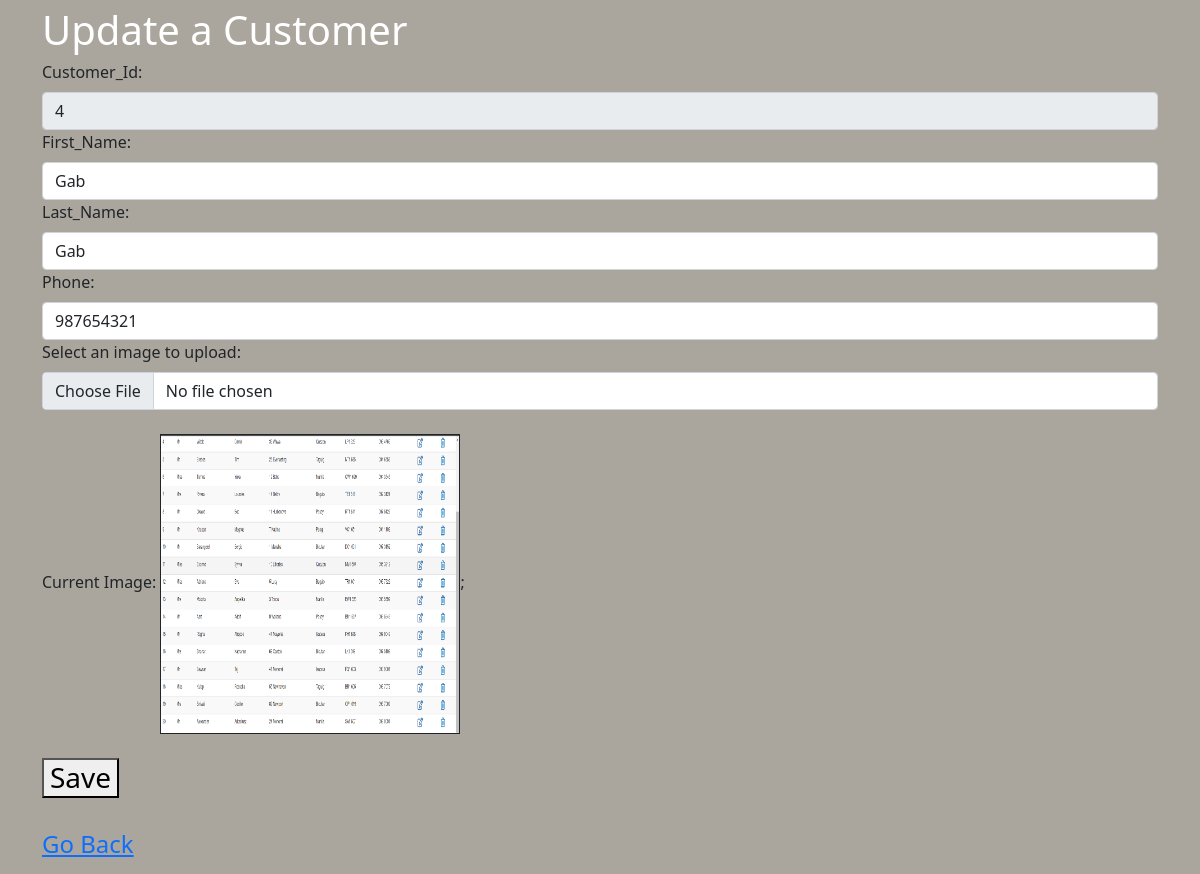
The page /edit.php?Cust_id=4 on the database its author committed.
### tables this page shows
CREATE TABLE `customer` (
  `Cust_id` int(45) NOT NULL AUTO_INCREMENT,
  `First_name` varchar(45) NOT NULL,
  `Last_name` varchar(45) NOT NULL,
  `Phone_number` varchar(45) NOT NULL,
  `Cust_pic` varchar(100) DEFAULT NULL,
  PRIMARY KEY (`Cust_id`)
);

### edit.php (the view, shortened to what this page needs)
<!DOCTYPE html PUBLIC>
<html>
<head>
  <link href="https://cdn.jsdelivr.net/npm/bootstrap@5.1.3/dist/css/bootstrap.min.css" rel="stylesheet">
</head>
<body style="background-color:#aaa69d" ;>
  <?php
  include "includes/config.php";
  $result = mysqli_query($conn, "SELECT * FROM customer where Cust_id = " .   $_GET['Cust_id']);
  $row = mysqli_fetch_array($result);
  ?>
  <div class="container">
    <?php
    echo '<div style="font-size:40;color:white">Update a Customer</div>';
    ?>
    <form method="POST" action="update.php" enctype="multipart/form-data">
      <div class="form-group">
        <label for="Cust_id" class="form-label">Customer_Id: </label>
        <input type='text' id='Cust_id' name='Cust_id' readonly value="<?php echo $_GET['Cust_id']; ?>" class="form-control">
      </div>
      <div class="form-group">
        <label for="fname" class="form-label">First_Name: </label>
        <input type='text' id='fname' name='fname' value="<?php echo $row['First_name']; ?>" class="form-control">
      </div>
      <div class="form-group">
        <label for="lname" class="form-label">Last_Name: </label>
        <input type='text' id='lname' name='lname' value="<?php echo $row['Last_name']; ?>" class="form-control">
      </div>
      <div class="form-group">
        <label for="phone" class="form-label">Phone: </label>
        <input type='text' id='phone' name='phone' value="<?php echo $row['Phone_number']; ?>" class="form-control">
      </div>
      <div class="form-group">
        <label for="fileToUpload" class="form-label">Select an image to upload: </label>
        <input type='file' id='fileToUpload' name='fileToUpload' class="form-control">
      </div>
      <div class="form-group">
        <br>
        <label for="imgpath" class="form-label">Current Image: </label>
        <?php
        echo "<img border=\"1\" src=\"" . $row['Cust_pic'] . "\" width=\"300\" alt=\"Customer Picture\" height=\"300\">"
        ?>;
        <br></br>
      </div>
      <div>
        <h3><button type="submit" name="submit" value="Save">Save</button></h3>
        <br>
        <?php
        echo "<td align='center'><a href='customer.php' role='button'> <h4>Go Back</h4></a></td>";
        ?>
      </div>
  </div>
</body>
</html>

### rows shown on the page
customer: fname "Gab", lname "Gab", phone "987654321", Cust_pic (picture)
